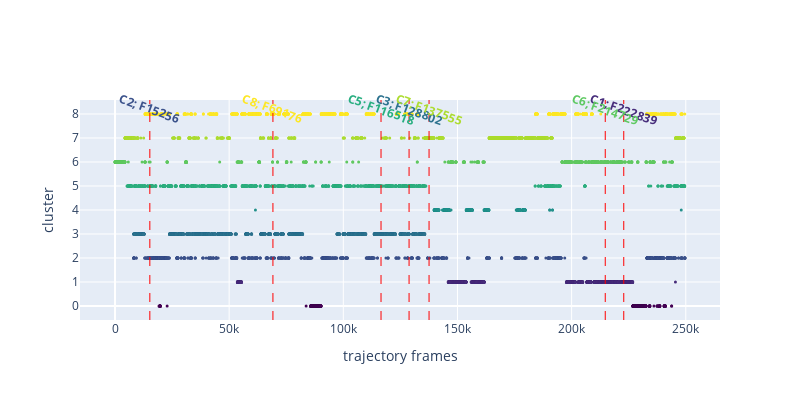

Notebook code cell kept with this figure:
### Code cell
p_utils1 = PlotUtils(engen, clust, stride=20)
timeline_fig = p_utils1.view_timeline()
timeline_fig.write_image("./timeline.pdf")

### Figure 1 — Plotly figure (JSON) as saved in the notebook; plotly's stock layout.template omitted (floating-point values rounded to 4 significant figures; data arrays with more than 128 entries replaced by an {"elided": "..."} marker saying what was removed)
{"data": [{"marker": {"color": {"elided": "12484 int values"}, "colorscale": [[0, "#440154"], [0.1111, "#482878"], [0.2222, "#3e4989"], [0.3333, "#31688e"], [0.4444, "#26828e"], [0.5556, "#1f9e89"], [0.6667, "#35b779"], [0.7778, "#6ece58"], [0.8889, "#b5de2b"], [1, "#fde725"]], "size": 3}, "mode": "markers", "type": "scatter", "x": {"elided": "12484 int values"}, "y": {"elided": "12484 int values"}}], "layout": {"annotations": [{"font": {"color": "rgb(0.278826, 0.17549, 0.483397)"}, "showarrow": false, "text": "<b>C1; F222839</b>", "textangle": 20, "x": 222839, "xref": "x", "y": 1.06, "yref": "paper"}, {"font": {"color": "rgb(0.229739, 0.322361, 0.545706)"}, "showarrow": false, "text": "<b>C2; F15256</b>", "textangle": 20, "x": 15256, "xref": "x", "y": 1.06, "yref": "paper"}, {"font": {"color": "rgb(0.172719, 0.448791, 0.557885)"}, "showarrow": false, "text": "<b>C3; F128802</b>", "textangle": 20, "x": 128802, "xref": "x", "y": 1.06, "yref": "paper"}, {"font": {"color": "rgb(0.157851, 0.683765, 0.501686)"}, "showarrow": false, "text": "<b>C5; F116518</b>", "textangle": 20, "x": 116518, "xref": "x", "y": 1.06, "yref": "paper"}, {"font": {"color": "rgb(0.369214, 0.788888, 0.382914)"}, "showarrow": false, "text": "<b>C6; F214729</b>", "textangle": 20, "x": 214729, "xref": "x", "y": 1.06, "yref": "paper"}, {"font": {"color": "rgb(0.678489, 0.863742, 0.189503)"}, "showarrow": false, "text": "<b>C7; F137555</b>", "textangle": 20, "x": 137555, "xref": "x", "y": 1.06, "yref": "paper"}, {"font": {"color": "rgb(0.993248, 0.906157, 0.143936)"}, "showarrow": false, "text": "<b>C8; F69176</b>", "textangle": 20, "x": 69176, "xref": "x", "y": 1.06, "yref": "paper"}], "height": 400, "hovermode": "x", "shapes": [{"line": {"color": "red", "dash": "dash", "width": 1}, "type": "line", "x0": 222839, "x1": 222839, "xref": "x", "y0": 0, "y1": 1, "yref": "y domain"}, {"line": {"color": "red", "dash": "dash", "width": 1}, "type": "line", "x0": 15256, "x1": 15256, "xref": "x", "y0": 0, "y1": 1, "yref": "y domain"}, {"line": {"color": "red", "dash": "dash", "width": 1}, "type": "line", "x0": 128802, "x1": 128802, "xref": "x", "y0": 0, "y1": 1, "yref": "y domain"}, {"line": {"color": "red", "dash": "dash", "width": 1}, "type": "line", "x0": 116518, "x1": 116518, "xref": "x", "y0": 0, "y1": 1, "yref": "y domain"}, {"line": {"color": "red", "dash": "dash", "width": 1}, "type": "line", "x0": 214729, "x1": 214729, "xref": "x", "y0": 0, "y1": 1, "yref": "y domain"}, {"line": {"color": "red", "dash": "dash", "width": 1}, "type": "line", "x0": 137555, "x1": 137555, "xref": "x", "y0": 0, "y1": 1, "yref": "y domain"}, {"line": {"color": "red", "dash": "dash", "width": 1}, "type": "line", "x0": 69176, "x1": 69176, "xref": "x", "y0": 0, "y1": 1, "yref": "y domain"}], "width": 800, "xaxis": {"title": {"text": "trajectory frames"}}, "yaxis": {"dtick": "d", "title": {"text": "cluster"}}}}
